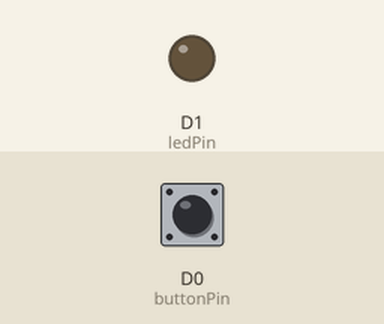
This sketch was run on a simulated Particle Photon. On the bench: output pins drawn as LEDs (lit = HIGH). Inputs (shaded band) come from the test bench; at power-on: D0 (buttonPin) HIGH.

Above: at 1.2 s.
1.3 s: D0 (buttonPin) pulled LOW for 0.15 s
At 1.39 s:
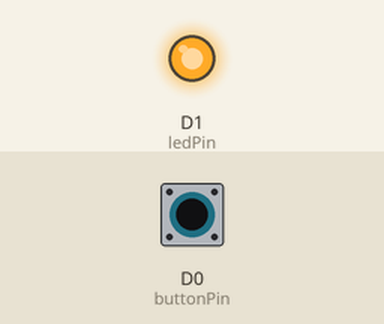
2.9 s: D0 (buttonPin) pulled LOW for 3.2 s
At 6.5 s:
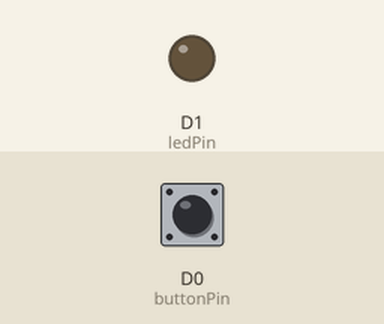
Timing chart, 0 to 8.0 s (numbered marks = the images above; inputs shaded):
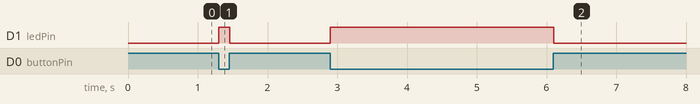

Measured:
- after the input at 1.3 s, D1 (ledPin): LOW → HIGH at once, → LOW 0.16 s later
- after the input at 2.9 s, D1 (ledPin): LOW → HIGH at once, → LOW 3.2 s later

The sketch:

armada-iot.ino
```cpp
// We will be using D1 to control our LED
int ledPin = D1;

// Our button wired to D0
int buttonPin = D0;

void setup()
{

  // For input, we define the
  // pushbutton as an input-pullup
  // this uses an internal pullup resistor
  // to manage consistent reads from the device

  pinMode( buttonPin , INPUT_PULLUP); // sets pin as input

  // We also want to use the LED

  pinMode( ledPin , OUTPUT ); // sets pin as output

}

void loop()
{
   // find out if the button is pushed
   // or not by reading from it.
   int buttonState = digitalRead( buttonPin );

  // remember that we have wired the pushbutton to
  // ground and are using a pulldown resistor
  // that means, when the button is pushed,
  // we will get a LOW signal
  // when the button is not pushed we'll get a HIGH

  // let's use that to set our LED on or off

  if( buttonState == LOW )
  {
    // turn the LED On
    digitalWrite( ledPin, HIGH);

    bool success;
    success = Particle.publish("product received");
     if (!success) {
        // get here if event publish did not work
}
  }else{
    // otherwise
    // turn the LED Off
    digitalWrite( ledPin, LOW);

  }


}
```
